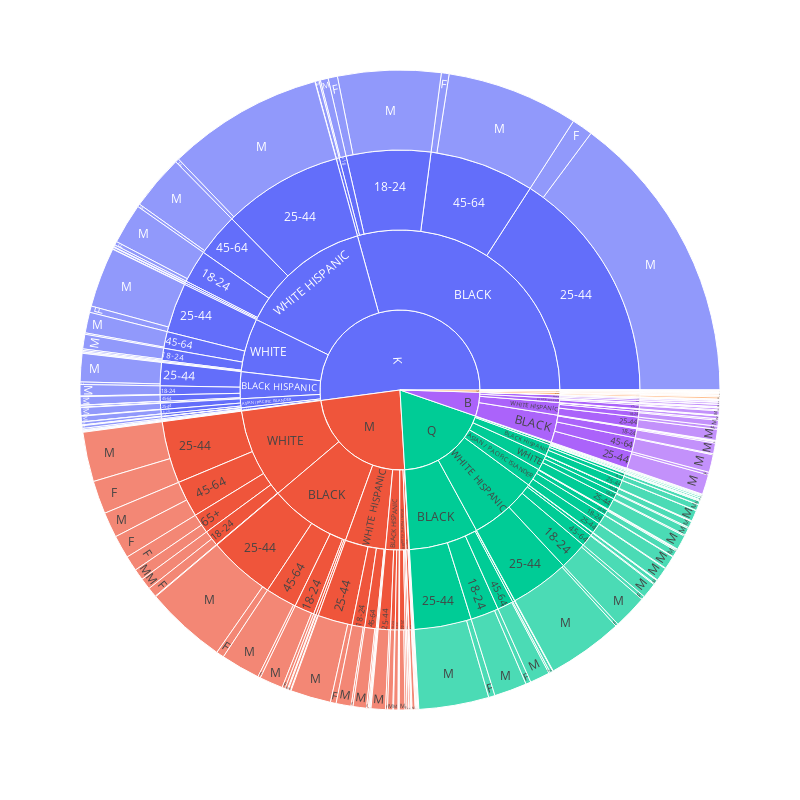

Notebook code cell kept with this figure:
### Code cell
# Creating a chart to display the data.

fig = px.sunburst(law_cat_v, path=['ARREST_BORO', 'PERP_RACE', 'AGE_GROUP', 'PERP_SEX'], values='counts')

fig.update_layout(width=800, height=800)

fig.show()

### Figure 1 — Plotly figure (JSON) as saved in the notebook; plotly's stock layout.template omitted (floating-point values rounded to 4 significant figures; data arrays with more than 128 entries replaced by an {"elided": "..."} marker saying what was removed)
{"data": [{"branchvalues": "total", "domain": {"x": [0, 1], "y": [0, 1]}, "hovertemplate": "labels=%{label}<br>counts=%{value}<br>parent=%{parent}<br>id=%{id}<extra></extra>", "ids": {"elided": "384 str values"}, "labels": {"elided": "384 str values"}, "name": "", "parents": {"elided": "384 str values"}, "type": "sunburst", "values": {"elided": "384 int values"}}], "layout": {"height": 800, "legend": {"tracegroupgap": 0}, "margin": {"t": 60}, "width": 800}}
